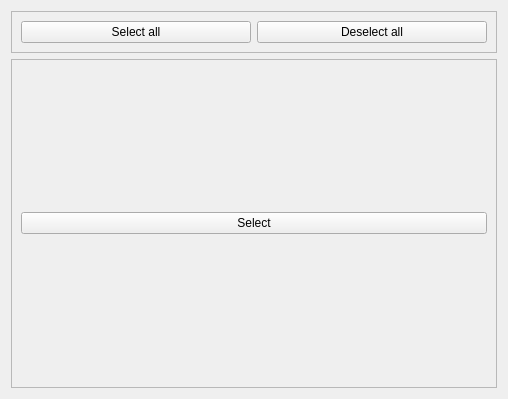
<?xml version="1.0" encoding="UTF-8"?>
<ui version="4.0">
 <class>Form</class>
 <widget class="QWidget" name="Form">
  <property name="geometry">
   <rect>
    <x>0</x>
    <y>0</y>
    <width>508</width>
    <height>399</height>
   </rect>
  </property>
  <property name="windowTitle">
   <string>Form</string>
  </property>
  <layout class="QVBoxLayout" name="verticalLayout">
   <item>
    <widget class="QFrame" name="frame">
     <property name="sizePolicy">
      <sizepolicy hsizetype="Preferred" vsizetype="Maximum">
       <horstretch>0</horstretch>
       <verstretch>0</verstretch>
      </sizepolicy>
     </property>
     <property name="frameShape">
      <enum>QFrame::StyledPanel</enum>
     </property>
     <property name="frameShadow">
      <enum>QFrame::Raised</enum>
     </property>
     <layout class="QHBoxLayout" name="horizontalLayout">
      <item>
       <layout class="QVBoxLayout" name="lcomboBox_group"/>
      </item>
      <item>
       <layout class="QVBoxLayout" name="lcomboBox_var"/>
      </item>
      <item>
       <widget class="QPushButton" name="button_selectAll">
        <property name="text">
         <string>Select all</string>
        </property>
       </widget>
      </item>
      <item>
       <widget class="QPushButton" name="button_deselectAll">
        <property name="text">
         <string>Deselect all</string>
        </property>
       </widget>
      </item>
     </layout>
    </widget>
   </item>
   <item>
    <widget class="QScrollArea" name="scrollArea">
     <property name="widgetResizable">
      <bool>true</bool>
     </property>
     <widget class="QWidget" name="scrollAreaWidgetContents">
      <property name="geometry">
       <rect>
        <x>0</x>
        <y>0</y>
        <width>484</width>
        <height>315</height>
       </rect>
      </property>
      <layout class="QVBoxLayout" name="verticalLayout_3">
       <item>
        <layout class="QVBoxLayout" name="layout_tree"/>
       </item>
       <item>
        <layout class="QVBoxLayout" name="layout_listCheckBox"/>
       </item>
       <item>
        <widget class="QPushButton" name="button_Select">
         <property name="text">
          <string>Select</string>
         </property>
        </widget>
       </item>
      </layout>
     </widget>
    </widget>
   </item>
  </layout>
 </widget>
 <resources/>
 <connections/>
</ui>
